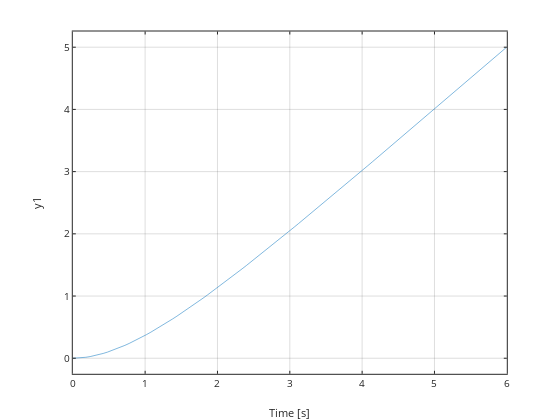

The cell this chart's notebook holds for it:
### Code cell
s = tf('s');
G = 1 / (s * (s + 1));

step(G);     % Get the step response of the transfer function G

### Figure 1 — Plotly figure (JSON) as saved in the notebook; plotly's stock layout.template omitted (floating-point values rounded to 4 significant figures)
{"data": [{"line": {"color": "rgb(0,113,188)", "dash": "solid", "width": 0.5}, "marker": {"color": "rgb(0,113,188)", "line": {"color": "rgb(0,113,188)"}, "size": 6, "symbol": "none"}, "mode": "lines", "name": "", "showlegend": false, "type": "scatter", "visibility": true, "x": [0, 0.06, 0.12, 0.18, 0.24, 0.3, 0.36, 0.42, 0.48, 0.54, 0.6, 0.66, 0.72, 0.78, 0.84, 0.9, 0.96, 1.02, 1.08, 1.14, 1.2, 1.26, 1.32, 1.38, 1.44, 1.5, 1.56, 1.62, 1.68, 1.74, 1.8, 1.86, 1.92, 1.98, 2.04, 2.1, 2.16, 2.22, 2.28, 2.34, 2.4, 2.46, 2.52, 2.58, 2.64, 2.7, 2.76, 2.82, 2.88, 2.94, 3, 3.06, 3.12, 3.18, 3.24, 3.3, 3.36, 3.42, 3.48, 3.54, 3.6, 3.66, 3.72, 3.78, 3.84, 3.9, 3.96, 4.02, 4.08, 4.14, 4.2, 4.26, 4.32, 4.38, 4.44, 4.5, 4.56, 4.62, 4.68, 4.74, 4.8, 4.86, 4.92, 4.98, 5.04, 5.1, 5.16, 5.22, 5.28, 5.34, 5.4, 5.46, 5.52, 5.58, 5.64, 5.7, 5.76, 5.82, 5.88, 5.94, 6], "xaxis": "x", "y": [0, 0.001765, 0.00692, 0.01527, 0.02663, 0.04082, 0.05768, 0.07705, 0.09878, 0.1227, 0.1488, 0.1769, 0.2068, 0.2384, 0.2717, 0.3066, 0.3429, 0.3806, 0.4196, 0.4598, 0.5012, 0.5437, 0.5871, 0.6316, 0.6769, 0.7231, 0.7701, 0.8179, 0.8664, 0.9155, 0.9653, 1.016, 1.067, 1.118, 1.17, 1.222, 1.275, 1.329, 1.382, 1.436, 1.491, 1.545, 1.6, 1.656, 1.711, 1.767, 1.823, 1.88, 1.936, 1.993, 2.05, 2.107, 2.164, 2.222, 2.279, 2.337, 2.395, 2.453, 2.511, 2.569, 2.627, 2.686, 2.744, 2.803, 2.861, 2.92, 2.979, 3.038, 3.097, 3.156, 3.215, 3.274, 3.333, 3.393, 3.452, 3.511, 3.57, 3.63, 3.689, 3.749, 3.808, 3.868, 3.927, 3.987, 4.046, 4.106, 4.166, 4.225, 4.285, 4.345, 4.405, 4.464, 4.524, 4.584, 4.644, 4.703, 4.763, 4.823, 4.883, 4.943, 5.002], "yaxis": "y"}], "layout": {"height": 420, "hovermode": "closest", "margin": {"b": 0, "l": 0, "r": 0, "t": 0}, "plot_bgcolor": "rgba(0,0,0,0)", "showlegend": false, "width": 560, "xaxis": {"anchor": "y", "autorange": false, "domain": [0.13, 0.905], "exponentformat": "none", "gridcolor": "rgba(38,38,38,0.15)", "gridwidth": 1, "linecolor": "rgb(38,38,38)", "linewidth": 1, "mirror": "ticks", "range": [0, 6], "showgrid": true, "showline": true, "side": "bottom", "spikedash": "solid", "spikemode": "across", "spikesides": false, "spikethickness": 1, "tickangle": 0, "tickcolor": "rgb(38,38,38)", "tickfont": {"color": "rgb(38,38,38)", "size": 10}, "ticklen": 3, "ticks": "inside", "ticktext": ["0", "1", "2", "3", "4", "5", "6"], "tickvals": [0, 1, 2, 3, 4, 5, 6], "title": {"font": {"color": "rgb(38,38,38)", "size": 11}, "text": "Time [s]"}, "type": "linear", "visible": true, "zeroline": false}, "yaxis": {"anchor": "x", "autorange": false, "domain": [0.11, 0.925], "exponentformat": "none", "gridcolor": "rgba(38,38,38,0.15)", "gridwidth": 1, "linecolor": "rgb(38,38,38)", "linewidth": 1, "mirror": "ticks", "range": [-0.2501, 5.253], "showgrid": true, "showline": true, "side": "left", "spikedash": "solid", "spikemode": "across", "spikesides": false, "spikethickness": 1, "tickangle": 0, "tickcolor": "rgb(38,38,38)", "tickfont": {"color": "rgb(38,38,38)", "size": 10}, "ticklen": 3, "ticks": "inside", "ticktext": ["0", "1", "2", "3", "4", "5"], "tickvals": [0, 1, 2, 3, 4, 5], "title": {"font": {"color": "rgb(38,38,38)", "size": 11}, "text": "y1"}, "type": "linear", "visible": true, "zeroline": false}}}
